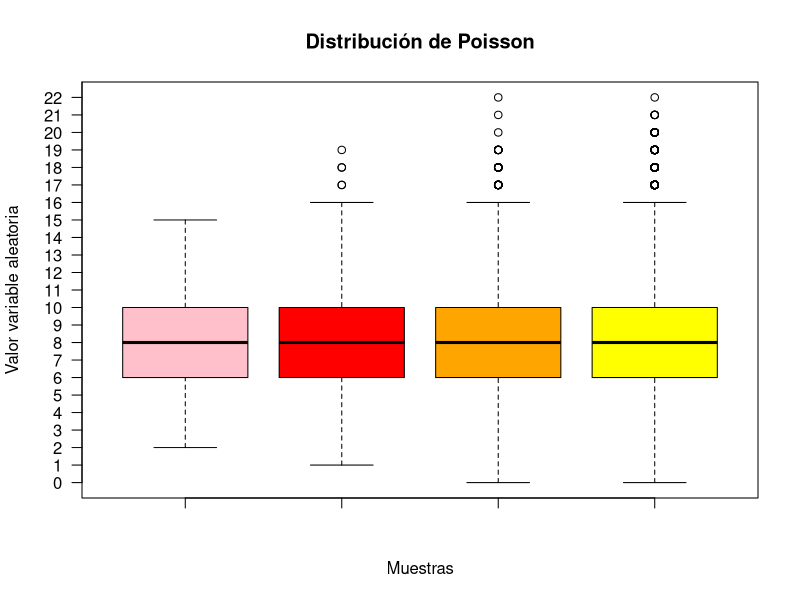
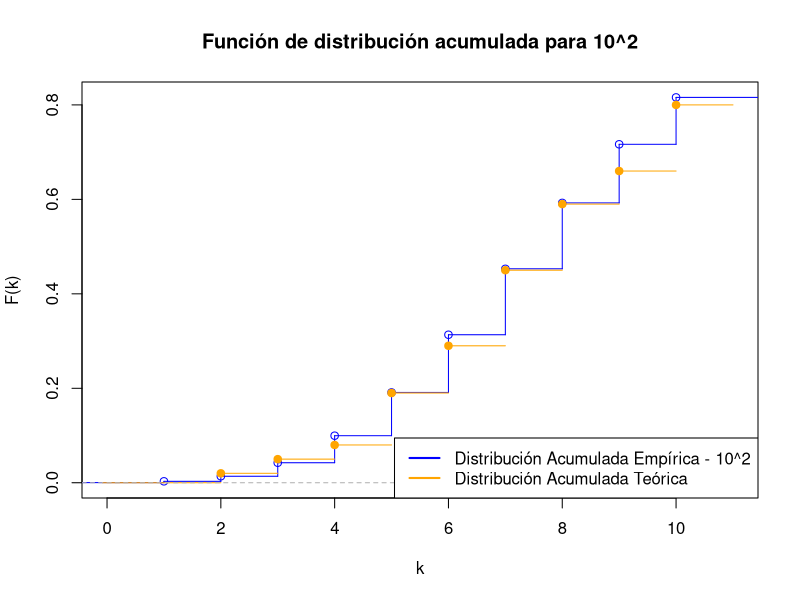
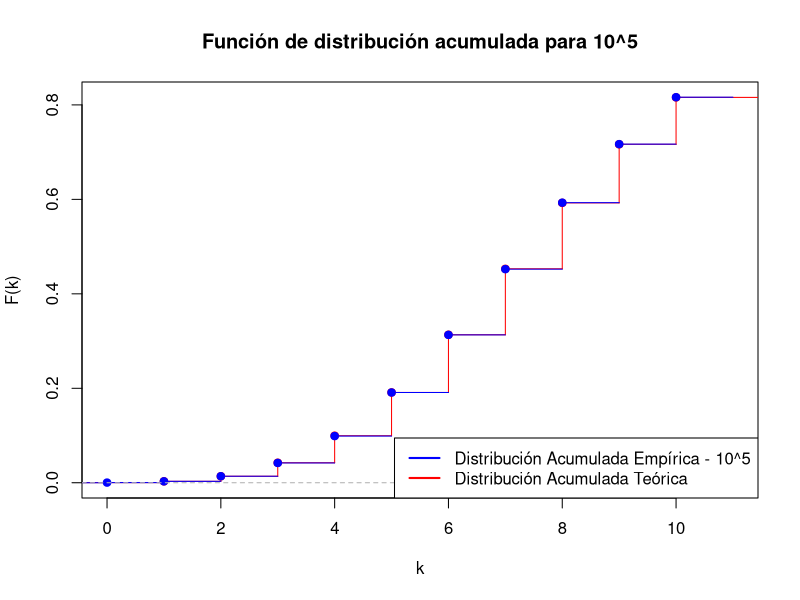
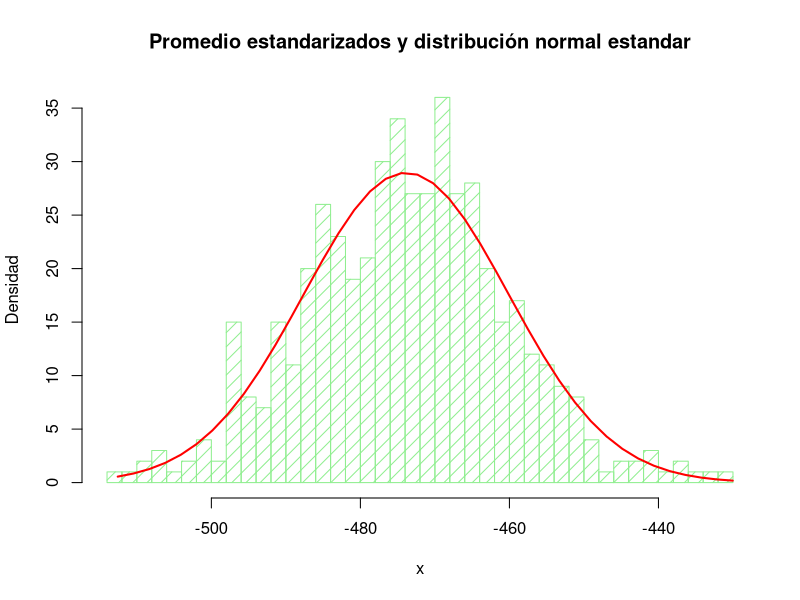

Source code (R) for these figures, in order: (Note: this script raises an error after producing the figures.)
# EJ 1
# distribución poisson (lambda = 8 ) 
# n = 10 ^ (2 al 5)
# rpois(
#       n,     Numero de observaciones aleatorias a ser generadas
#       lambda, vector de medias no negativas )

# Generamos 4 constantes "a", "b", "c" y "d" aplicando la distribución de poisson
# para los tamaños de muestra 10^2, 10^3, 10^4 y 10^5 respectivamente
a = rpois(10^2,lambda = 8)
b = rpois(10^3,lambda = 8)
c = rpois(10^4,lambda = 8)
d = rpois(10^5,lambda = 8)

# Con boxplot generamos el gráfico de cajas agregado color para distiguir 
# cada gráfico y borramos el eje "y" para agregar uno más exacto
boxplot(#values ~ group,
  #data,
  a,b,c,d,
  col = c("pink",
          "red", 
          "orange", 
          "yellow"),
  main = "Distribución de Poisson",
  xlab = "Muestras",
  ylab = "Valor variable aleatoria",
  yaxt='n')

# Agregamos eje "y" mas exacto
axis(2, at=seq(0, 30, 1),las=2)

#Mostramos los datos particulares de cada una de los boxplot obtenidos.
boxplot.stats(a)
boxplot.stats(b)
boxplot.stats(c)
boxplot.stats(d)

# Utilizamos "mean" para calcular la esperanza empírica de cada muestra
# y guardamos cada resultado para su posterior comparación
espA = mean(a)
espB = mean(b)
espC = mean(c)
espD = mean(d)

# Por el teórico se sabe que lambda coincide con la esperanza teórica
espT = 8

# Se compara el valor teórico contra el valor empirico obtenido en cada caso
comparEA = espA - espT
comparEB = espB - espT
comparEC = espC - espT
comparED = espD - espT
# Se observa que en efecto cuando se aumenta la cantidad de ensayos el resultado se parece más al teorico

# Utilizamos el comando "var" para calcular la varainza empírica de cada muestra
# y guardamos cada resultado para su posterior comparación
varA = var(a)
varB = var(b)
varC = var(c)
varD = var(d)

# Por el teórico se sabe que lambda coincide con el valor de la varianza
varT = 8

# Se compara el valor teorico de la varianza contra el valor empirico obtenido en cada caso
comparVA = varA - varT
comparVB = varB - varT
comparVC = varC - varT
comparVD = varD - varT
# Se observa que en efecto cuando se aumenta la cantidad de ensayos el resultado se parece más al teorico

# Con "ecdf" calculamos la distribución empírica para las muestras
# de tamaño 10^2 y 10^5
distA = ecdf(a)
distD = ecdf(d)

# Utilizamos "stepfun" con una lista de 1 a 10 junto a ppois para obetner
# obtener la funcion de distribucion acumulada teorica y poder graficarla
# utilizando "plot". genrando los escalones caracteristicos. Nos aseguramos
# de eliminar las verticales y de agregar las etiquetas correspondientes
plot(stepfun(c(1:10),ppois(c(0,1:10), lambda = 8)), 
     main = "Función de distribución acumulada para 10^2", 
     xlab = "k",
     ylab = "F(k)",
     col="blue")


# Sobre el grafico anterior graficamos nuestra desitribucion empirica 
# con tamaño de muestera 10^2 que obtuvimos previmante con un color
# diferente para distinguirla de la distribucion teorica
lines(distA, col="orange")

# Agregamos una leyenda para hacer mas clara la identificacion
# de los graficos
legend("bottomright", 
       legend = c("Distribución Acumulada Empírica - 10^2",
                  "Distribución Acumulada Teórica"),
       lty = 1, col = c("blue","orange"), lwd = 2, box.lty =1)


# Analogamente al grafico anterior graficamos la distribucion acumulada teorica

plot(stepfun(c(1:10),ppois(c(0,1:10), lambda = 8)), 
     main = "Función de distribución acumulada para 10^5", 
     xlab = "k",
     ylab = "F(k)",
     col="red")
lines(distD, col="blue")
legend("bottomright", 
       legend = c("Distribución Acumulada Empírica - 10^5",
                  "Distribución Acumulada Teórica"),
       lty = 1, col = c("blue","red"), lwd = 2, box.lty =1)



#---------------------------------------------------------------------------------------
# EJ 3
# Distribución Exponencial(3.5)

# PT 1) n = 10 ^ 3
# Generamos una constante con valores aleatorios para la variable con distribución exponencial
a = rexp(10^3, 3.5) 
# Calculamos la media empírica de los valoreas aleatorias de a
muEmp = mean(a) 

# Guardamos la media teórica 
muTeo = 1/3.5
# Guardamos desviación estandar teórica
desvTeo = 1/3.5
# Valor estandarizado de mediana empírica
medEsta = sqrt(1000) * ((muEmp - muTeo)/desvTeo)

# PT 2)

# Para la parte 2 realizamos un loop for para realizar los calculos de la parte "A" y guardarlas en un array 
promEst <- 0
for(i in 1:500){
  ab = rnorm(10^3,-4, sqrt(16))
  muEmpb = mean(ab) 
  promEst[i] <- sqrt(10^3) * ((muEmpb - muTeo)/desvTeo)
}

# Presentamos en un histograma los valores obtenidos en el loop

h <- hist(promEst, breaks = 50, density = 10,
          col = "lightgreen", ylab="Densidad", xlab = "x", main = "Promedio estandarizados y distribución normal estandar") 
xfit <- seq(min(promEst), max(promEst), length = 40) 
yfit <- dnorm(xfit, mean = mean(promEst), sd = sd(promEst)) 
yfit <- yfit * diff(h$mids[1:2]) * length(promEst) 

lines(xfit, yfit, col = "red", lwd = 2)

# Por último agregamos una leyenda para visualizar claramente los resultados  y cambiamos la escala del eje
axis(1, at=s,las=1)
legend("topleft", 
       legend = c("Promedio estandarizado",
                  "Distribución normal estandar"),
       lty = 1, col = c("lightgreen","red"), lwd =1, box.lty =1)


#------------------------------------------------------------------------------------


# Ejercicio 2
# Distrubucion continua: Exponencial (lambda=3,5)

############################## Parte A #######################################

# La función rexp para generar muestras con distribución exponencial tiene dos parámetros: n y rate.
# n es el tamano
# rate es la tasa de crecimiento (lambda). 

lambda = 3.5

# Se generan 4 muestras aleatorias aplicando la distribución exponencial para los tamanos de 
# muestra 10^2, 10^3, 10^4 y 10^5 respectivamente
a = rexp(10^2, lambda)
b = rexp(10^3, lambda)
c = rexp(10^4, lambda)
d = rexp(10^5, lambda)

# Con boxplot generamos el gráfico de cajas agregado color para distiguir 
# cada gráfico y borramos el eje "y" para agregar uno más exacto
boxplot(
  a,b,c,d,
  col = c("darkseagreen1",
          "darkseagreen2", 
          "darkseagreen3", 
          "darkseagreen4"),
  main = "Distribución Exponencial",
  xlab = "Muestras",
  ylab = "Valor variable aleatoria",
  yaxt='n')

# Mostramos los datos particulares de cada una de las muestras obtenidas.
boxplot.stats(a)
boxplot.stats(b)
boxplot.stats(c)
boxplot.stats(d)

# Agregamos eje "y" mas exacto
axis(2, at=seq(0, 10, 0.2),las=2)

median(a) # 0.1972078 $conf[1] 0.1610968 0.2333188
median(b) # 0.2024430 $conf[1] 0.1870399 0.2178462
median(c) # 0.1995386 $conf[1] 0.1945816 0.2044957
median(d) # 0.1983504 $conf [1] 0.1967769 0.1999239

############################## Parte B #######################################
# Utilizamos "mean" para calcular la esperanza empírica de cada muestra
# y guardamos cada resultado para su posterior comparación
espA = mean(a)
espB = mean(b)
espC = mean(c)
espD = mean(d)

# Esperanza teórica: E(X) = 1/lambda
espT = 1/lambda

# Se compara el valor teórico contra el valor empirico obtenido en cada caso
comparEA = espA - espT
comparEB = espB - espT
comparEC = espC - espT
comparED = espD - espT

# Utilizamos el comando "var" para calcular la varainza empírica de cada muestra
# y guardamos cada resultado para su posterior comparación
varA = var(a)
varB = var(b)
varC = var(c)
varD = var(d)

# Varianza teórica: Var(X) = 1/lambda^2
varT = 1/(lambda^2)

# Se compara el valor teorico de la varianza contra el valor empirico obtenido en cada caso
comparVA = varA - varT
comparVB = varB - varT
comparVC = varC - varT
comparVD = varD - varT

# Cuanto mas grande es la muestra la esperanza se acerca mas a la teórica. Lo mismo con la varianza

############################## Parte C #######################################
#Presentar para n = 100, en un mismo grafico, el histograma de los valores simulados y la densidad
#teorica de la variable simulada. Hacer otro grafico similar, pero para n = 10ˆ5

## dexp: La función en R para calcular la función de densidad de probabilidad exponencial de λ https://r-coder.com/distribucion-exponencial-r/

# Histogramas
# Generamos un histograma con los valores obtenidos de realizar los experimentos aleatorios
# Rejilla del eje X
x = seq(0, 8, 0.1)
# Histograma para  muestra 10^2
hist(a, 
     main="Distribución Exponencial - muestra 10^2",
     breaks = 20, 
     xaxt="n",
     ylab="Densidad",
     xlab="x",
     freq=FALSE)
# Dibujamos una línea con la función de densidad
lines(x, dexp(x, rate = 3.5), col = "blue", lty = 1, lwd = 2)

# Agregamos una leyenda
legend("topright", 
       legend = c("Valores aleatorios",
                  "Función de densidad"),
       lty = 1, col = c("grey","blue"), lwd =1, box.lty =1)

# Realizamos el histograma para el tamaño de muestra 10^5 análogamente al 10^2
# Rejilla del eje X
x = seq(0, 8, 0.1)

# Histograma para  muestra 10^5
hist(d, 
     main="Distribución Exponencial - muestra 10^5",
     ylab="Densidad",
     xlab="x",
     breaks = 50,
     xaxt="n", 
     freq=FALSE)

# Dibujamos una línea con la función de densidad
lines(x, dexp(x, rate = 3.5), col = "blue", lty = 1, lwd = 2)

# Agregamos una leyenda
legend("topright", 
       legend = c("Valores aleatorios",
                  "Función de densidad"),
       lty = 1, col = c("grey","blue"), lwd =1, box.lty =1)



